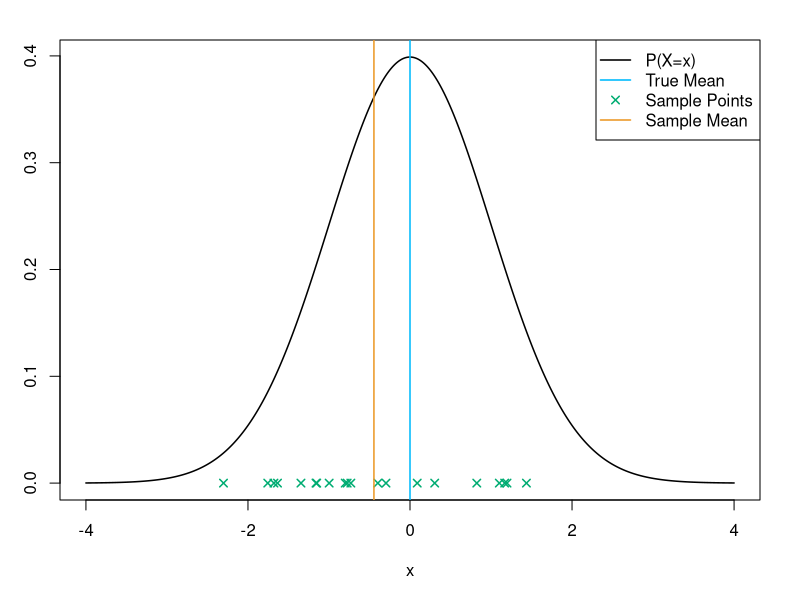

Reproduce this figure in R.
## ---- chunk 1
knitr::opts_chunk$set(echo = TRUE)
knitr::opts_knit$set(global.par = TRUE)
## ---- chunk 2
set.seed(314159)
## ---- chunk 3
sample_xs <- rnorm(20,0,1) # generate random sample from X
sample_mean <- mean(sample_xs)
sample_mean
## ---- chunk 4
par(mar=c(5,3,2,2))
## ---- chunk 5
x <- seq(-4,4,0.01) # x-axis
plot(x,dnorm(x),type="l", lwd=1.5, ylab="") # plot P(X=x)
points(sample_xs, rep(0,20), pch=4, lwd=1.5, col="#00ac72")
abline(v=0, lwd=1.5, col="#00bafc")
abline(v=sample_mean, lwd=1.5, col="#eb9928")
legend("topright", legend=c("P(X=x)", "True Mean", "Sample Points", "Sample Mean"), col=c("black", "#00bafc", "#00ac72", "#eb9928"), lty=c(1,1,NA,1), pch=c(NA,NA,4,NA), lwd=rep(1.5,4))
